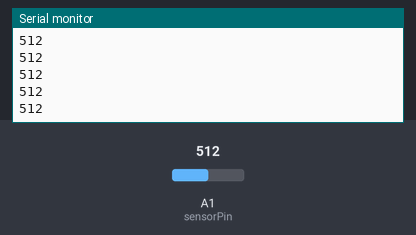
Bench run of a sketch on a simulated Arduino Uno, built with avr-gcc and run on an emulated ATmega328P. Shown: the last lines printed to the serial monitor. The test bench sets the inputs (shaded band); at power-on: A1 (sensorPin) = 512.

Above: at 1.2 s.
1.3 s: A1 (sensorPin) set to 716
At 1.44 s:
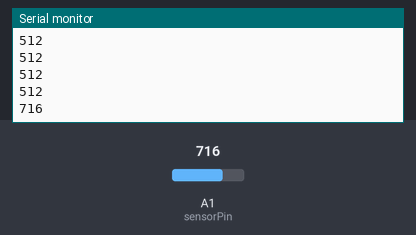
2.8 s: A1 (sensorPin) set to 900
At 2.88 s:
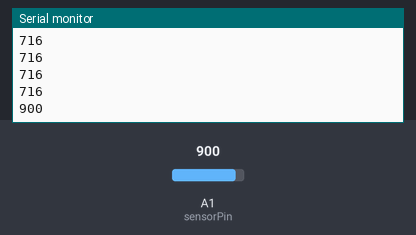
Timing chart, 0 to 5.8 s (numbered marks = the images above; inputs shaded):
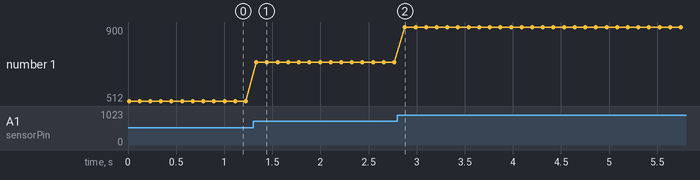

Measured:
- after the input at 1.3 s, the serial monitor: prints a new line at once (image 1)
- after the input at 2.8 s, the serial monitor: prints a new line after 0.08 s (image 2)
- plotted number 1: 512 → 716 after the input at 1.3 s, 716 → 900 after the input at 2.8 s

The sketch:

waterLevelSensor.ino
```cpp
#define sensorOut 8
#define sensorPin A1

int waterLevel = 0;
int x;

void setup() {

  pinMode(sensorOut, OUTPUT);

  digitalWrite(sensorOut, LOW);

  Serial.begin(9600);
}

void loop() {
  int level = readWaterLevel();
  Serial.println(level);
  delay(100);
}

//This is a function used to get the reading
int readWaterLevel() {
  digitalWrite(sensorOut, HIGH);
  delay(10);
  waterLevel = analogRead(A1);
  digitalWrite(sensorOut, LOW);
  return waterLevel;
}
```
